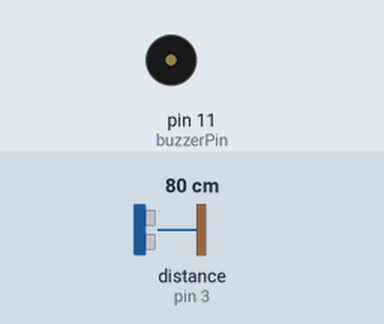
Simulated run of this sketch. Board: Arduino Uno, built with avr-gcc and run on an emulated ATmega328P. Parts: buzzer (waves = sounding). Wiring (inferred from the names in the program): ultrasonic range finder: trigger pin 4; echo pin 3. Inputs (shaded band) come from the test bench; at power-on: distance to the obstacle (sensor on pin 3) 80 cm. The echo pulse lasts 58.3 µs per cm.

Above: at 1.2 s.
1.3 s: distance to the obstacle (sensor on pin 3) set to 54 cm
2.8 s: distance to the obstacle (sensor on pin 3) set to 47 cm
At 3.11 s:
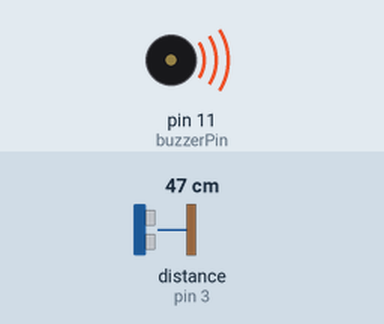
5.8 s: distance to the obstacle (sensor on pin 3) set to 60 cm
At 6.03 s:
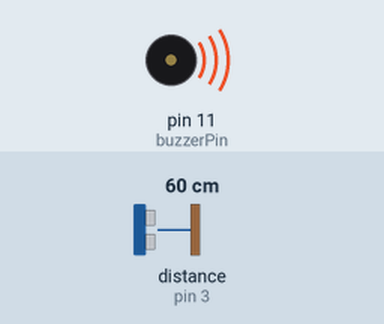
Timing chart, 0 to 8.8 s (numbered marks = the images above; inputs shaded):
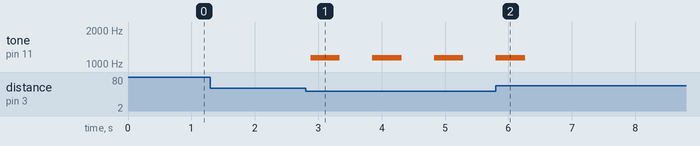

The sketch:

parking_sensor.ino
```cpp
#define echoPin 3
#define trigPin 4
#define buzzerPin 11

int maximumRange = 50;
int minimumRange = 0;

void setup()
{
  pinMode(trigPin, OUTPUT);
  pinMode(echoPin, INPUT);
  pinMode(buzzerPin, OUTPUT);
}

void loop()
{
  int olcum = mesafe(maximumRange, minimumRange);
  melodi(olcum * 10);
}

int mesafe(int maxrange, int minrange)
{
  long duration, distance;
  digitalWrite(trigPin, LOW);
  delayMicroseconds(2);
  digitalWrite(trigPin, HIGH);
  delayMicroseconds(10);
  digitalWrite(trigPin, LOW);
  duration = pulseIn(echoPin, HIGH);
  distance = duration / 58.2;
  delay(50);
  if (distance >= maxrange || distance <= minrange)
    return 0;
  return distance;
}

int melodi(int dly)
{
  tone(buzzerPin, 1140);
  delay(dly);
  noTone(buzzerPin);
  delay(dly);
}
```

Measured:
- the behaviour switches between 51 and 50 cm on distance to the obstacle (sensor on pin 3) (found by bisection; images 0 and 1)
- after the input at 2.8 s, tone on pin 11 (buzzerPin): alternates 1140 Hz for 0.46 s and silent for 0.51 s, starting after 0.08 s
- after the input at 5.8 s, tone on pin 11 (buzzerPin): goes on until 6.3 s, then stays silent
